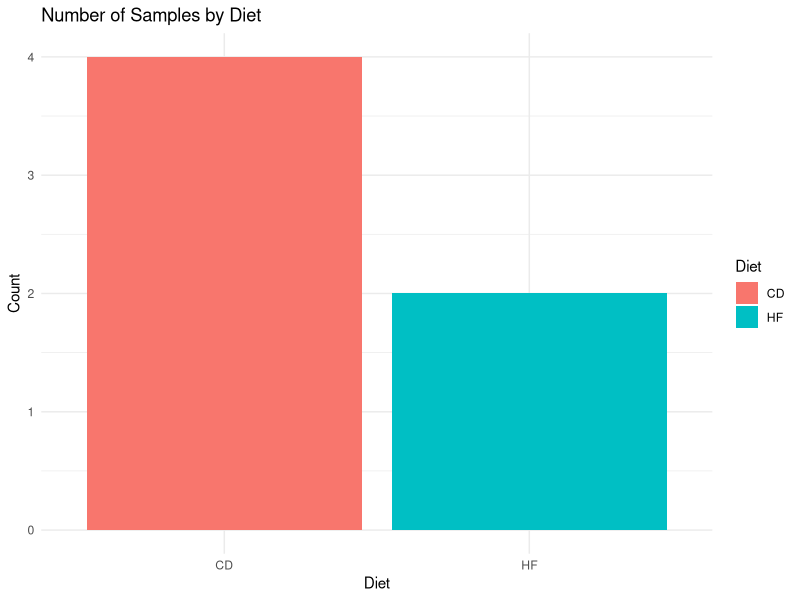
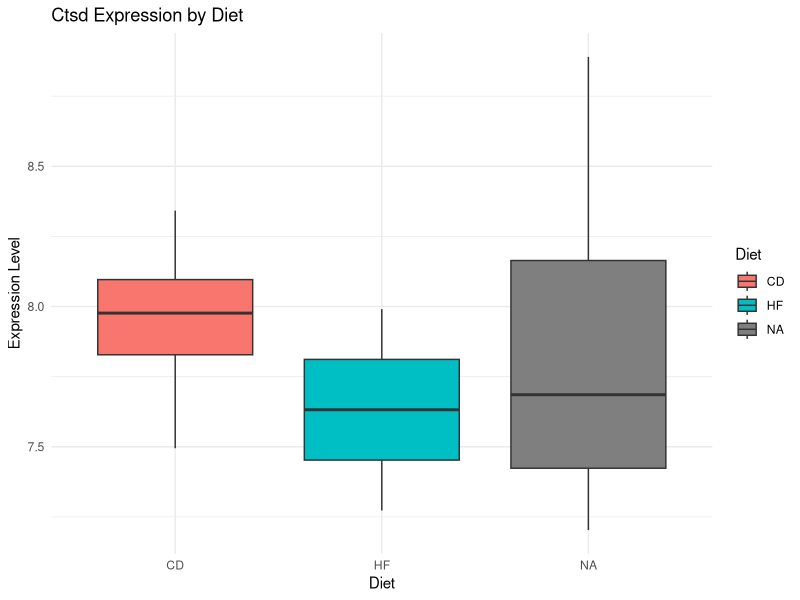
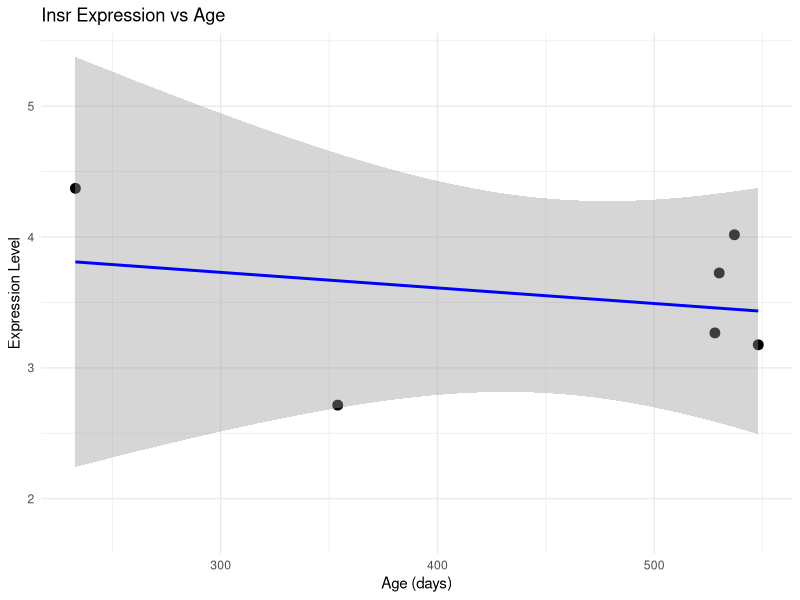
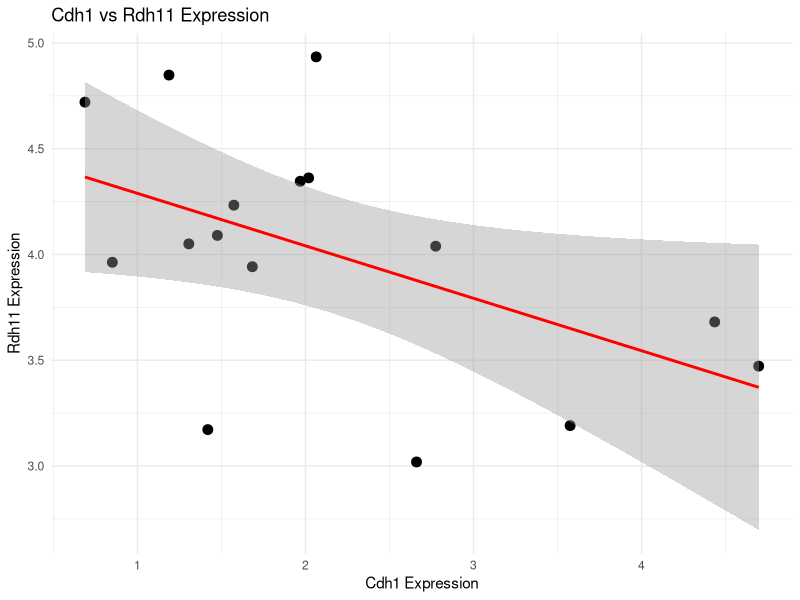

Reproduce these figures in R, in order.
## ---- chunk 1
knitr::opts_chunk$set(echo = TRUE, message = FALSE, warning = FALSE)
## ---- chunk 2
library(tidyverse)
library(ggplot2)

## ---- chunk 3

metadata <- read.table(
  "mRNA_PhenoT.txt",
  sep = "\t",
  header = TRUE,
  row.names = 1,
  stringsAsFactors = FALSE
)


counts <- read.table(
  "counts.txt",
  sep = "\t",
  header = TRUE,
  row.names = 1,
  stringsAsFactors = FALSE)


## ---- chunk 4

head(metadata)

head(counts) ## this example has processed data

dim(metadata)

dim(counts)

## ---- chunk 5

New_metadata <- metadata %>% select(Age, Diet, Sex)

##note the %>% symbol. It helps to combine multiple functions, and avoids mentioning the input and outputs multiple times. 
## output of the function/dataframe before a %>% is the input to the function/dataframe after %>%.

## ---- chunk 6

##How many samples have the 'HF' diet

HF_diet_samples <- metadata %>% filter(Diet == "HF")
length(rownames(HF_diet_samples)) #nrow


##How many samples have age > 400 days

AgeOver400 <- metadata %>% filter(Age > 400)
length(rownames(AgeOver400))


##How many samples have 'HF' diet and age > 400 days


MultipleConditions <- metadata %>% filter(Diet == 'HF' & Age > 400)
length(rownames(MultipleConditions))


##if you find these tasks easy, for an extra challenge, you may want to try to filter the counts matrix to include only the samples that meet criteria for each of the above metadata conditions.
##so 3 counts matrix in the end :)
##feel free to search online
## ---- chunk 7

metadata <- metadata %>% mutate(Age_in_Years = Age/365) %>% head()

head(metadata) ##it should have 5 columns now

## ---- chunk 8
##We can know the number of samples for each kind of diet and also the mean age of the samples belonging to each diet.

metadata %>% 
  group_by(Diet) %>% 
  summarize(Mean_Age = mean(Age),
            Sample_Count = n())

## ---- chunk 9

##using metadata

ggplot(metadata, aes(x = Diet, fill = Diet)) +   ##if nothing is mentioned to display on the y-axis, geom_bar assumes it is 'counts'
  geom_bar() + ## this layer tells ggplot2 which kind of plot you want - barplot/ scatter plot / - you can explore the different geoms
  labs(title = "Number of Samples by Diet",
       y = "Count") +  ##try to change the axis titles of your interest
  theme_minimal()  ##you can explore different types of themes


##TODO: you can try to plot the number of samples with ages below and above 400


## ---- chunk 10

##You can usually achieve this using the processed counts matrix you will receive from INF, or process yourself using an INF approved pipeline.

##Let us first select the counts matrix for a gene of interest (Ctsd):

ctsd_tidy <- counts %>%
  as.data.frame() %>%
  rownames_to_column("Gene") %>%
  filter(Gene == c("Ctsd")) %>%
  select(-Gene) %>%
  t() %>%  # Transpose to make samples as rows
  as.data.frame() %>%
  rename(Ctsd = V1) %>%
  tibble::rownames_to_column("Sample")

##in case you want to select expression of multiple genes:
# Genes of interest
#genes_of_interest <- c("Ctsd", "Tmem119", "Apoe", "P2ry12")

# Filter and keep in wide format (samples × genes)
#selected_genes_wide <- counts %>%
  #as.data.frame() %>%
 # rownames_to_column("Gene") %>%
 # filter(Gene %in% genes_of_interest) %>%
 # tibble::column_to_rownames("Gene") %>%  # Optional: keep genes as rownames
 # t() %>%                                 # Transpose to have samples as rows
 # as.data.frame()        



##when we want combine two dataframes we have to take care that they include a common column which can be used for merging.
##This is needed because we want data for plotting from both the metadata and counts data

##for this let us filter our counts matrix for the gene we are interested in
##Let us add the column 'Sample' to the metadata like we have in the counts data using what we learned about adding metadata in the previous steps

metadata <- metadata %>% mutate(Sample = rownames(metadata))
head(metadata)
##NOTE: There are also ways to implement this without merging the counts data with metadata, but here we implement the technique with merging


# Merge with metadata
ctsd_counts_with_meta <- left_join(ctsd_tidy, metadata, by = "Sample")
head(ctsd_counts_with_meta)


# Boxplot of Gene_CDH1 by Diet
ggplot(ctsd_counts_with_meta , aes(x = Diet, y = Ctsd, fill = Diet)) +
  geom_boxplot() +
  labs(title = "Ctsd Expression by Diet",
       y = "Expression Level") +
  theme_minimal()

###TODO:check other genes like Rdh11, Cd81, Fabp2 if they have a different expression with diet in these mice, or any other gene of your choice.
###TODO: you can also do a t-test to check if the median expression of the gene in the two diets is significantly different, the result of t-test can be displayed on the plot, check how to do this and try for yourself.
### Hint: look for help of the stats:: package
## ---- chunk 11

##Let us first select the counts matrix for a gene of interest (Insr):

insr_tidy <- counts %>%
  as.data.frame() %>%
  rownames_to_column("Gene") %>%
  filter(Gene == c("Insr")) %>%
  select(-Gene) %>%
  t() %>%  # Transpose to make samples as rows
  as.data.frame() %>%
  rename(Insr = V1) %>%
  tibble::rownames_to_column("Sample")

Insr_counts_with_meta <- left_join(insr_tidy, metadata, by = "Sample")
head(ctsd_counts_with_meta)

ggplot(Insr_counts_with_meta, aes(x = Age, y = Insr)) +
  geom_point(size = 3) +   ##can you try to change the color and size of the point
  geom_smooth(method = "lm", color = "blue") +  ## can you check what is the meaning of ?lm in this
  labs(title = "Insr Expression vs Age",
       x = "Age (days)",
       y = "Expression Level") +
  theme_minimal()

# Pearson correlation test
cor.test(Insr_counts_with_meta$Age, Insr_counts_with_meta$Insr, method = "pearson")

##what did you find?, is Insr positively or negatively correlated with age?
##Can you explain what the shaded region shows?

## ---- chunk 12

##Let's create a counts matrix with expression of Cdh1 and Tp53
genes_of_interest <- c("Cdh1", "Rdh11")

# Filter and keep in wide format (samples × genes)
counts_two_genes <- counts %>%
  as.data.frame() %>%
  rownames_to_column("Gene") %>%
  filter(Gene %in% genes_of_interest) %>%
  tibble::column_to_rownames("Gene") %>%  # Optional: keep genes as rownames
  t() %>%                                 # Transpose to have samples as rows
  as.data.frame() %>%
  tibble::rownames_to_column("Sample")       

counts_two_genes_with_meta <- left_join(counts_two_genes, metadata, by = "Sample")
head(counts_two_genes_with_meta)

ggplot(counts_two_genes_with_meta, aes(x = Cdh1, y = Rdh11)) +
  geom_point(size = 3) +
  geom_smooth(method = "lm", color = "red") +
  labs(title = "Cdh1 vs Rdh11 Expression",
       x = "Cdh1 Expression",
       y = "Rdh11 Expression") +
  theme_minimal()

# Spearman correlation (no linearity assumption)
cor.test(counts_two_genes_with_meta$Cdh1, counts_two_genes_with_meta$Rdh11, method = "spearman") ## when we cannot assume that the relationship between two the variables we want to correlate, is linear, then we use 'Spearman' correlation. Read when do we use pearson correlation.

##TODO: How can you display the correlation value on the ggplot2?

## ---- chunk 13

sessionInfo()
